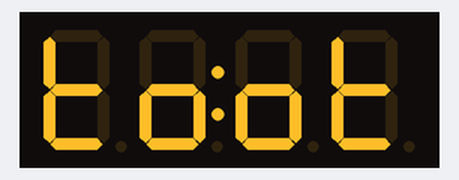
Recording of a sketch running on a simulated Arduino Uno, built with avr-gcc and run on an emulated ATmega328P. Shown: 4-digit seven-segment display.

Above: at 0.1 s.
At 1.1 s:
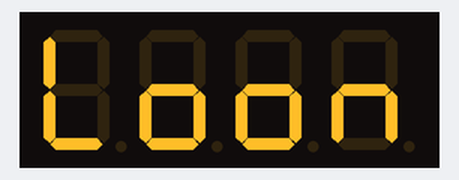

Measured:
- what the display in image 1 shows lasts 1.0 s, from 1.1 s to 2.1 s

The sketch:

c_code.ino
```cpp
#include <TM1637.h>  // Includes the library for the TM1637 7-segment display
const byte PIN_CLK = 10;   // Defines CLK pin for the display
const byte PIN_DIO = 11;   // Defines DIO pin for the display
// Initializes the 7-segment display with CLK and DIO pins
TM1637    tm(PIN_CLK, PIN_DIO);


// Initialise the program settings and configurations
void setup() {
  tm.begin();
  tm.setBrightness(100);
  tm.clearScreen();

}

// The void loop function runs over and over again forever.
void loop() {

  tm.clearScreen();
  tm.colonOn();
  tm.display(String("Toot"));
  delay(1000); // Wait for the given/defined milliseconds.

  tm.clearScreen();
  tm.colonOff();
  tm.display(String("Loon"));
  delay(1000); // Wait for the given/defined milliseconds.
}
```
